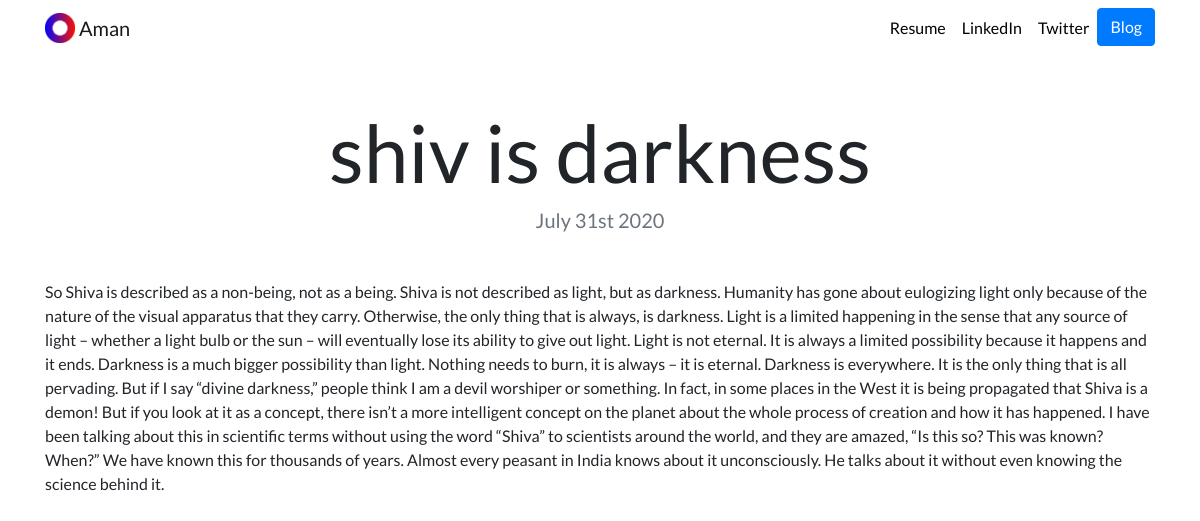
The app's page /blog/2/ with its own data.
### blog/models.py (models this page shows)
class Blog(models.Model):
    title=models.CharField(max_length=200)
    description=models.TextField()
    date=models.DateField()

### blog/views.py (the view)
# urls.py: path('<int:blog_id>/',views.detail,name='detail'),
def  detail(request,blog_id):
    blog=get_object_or_404(Blog,pk=blog_id)
    return render(request,'blog/detail.html',{'blog':blog})

### blog/templates/blog/detail.html
{% extends 'portfolio/base.html' %}
{% block content %}
<h1 class="text-center mt-5" id="blogdetailtitle">{{ blog.title }}</h1>
<h5 class="text-center text-muted mb-5">{{ blog.date|date:'F jS Y' }}</h5>
{{ blog.description|safe }}
{% endblock %}

### portfolio/static/portfolio/custom.css (style rules this page uses)
body { font-family: 'Lato', sans-serif; }
@media (min-width: 992px) { #blogdetailtitle { font-size: 5rem; } }

### records on screen
Blog: title "shiv is darkness", date "July 31st 2020", description "So Shiva is described as a non-being, not as a being. Shiva is not described as light, but as darkness. Humanity has gone about eulogizing light only because of the nature of the visual apparatus that they carry. Otherwise, the only thing that is always, is darkness. Light is a limited happening in the sense that any source of light – whether a light bulb or the sun – will eventually lose its ability to give out light. Light is not eternal. It is always a limited possibility because it happens and it ends. Darkness is a much bigger possibility than light. Nothing needs to burn, it is always – it is eternal. Darkness is everywhere. It is the only thing that is all pervading. But if I say…"
